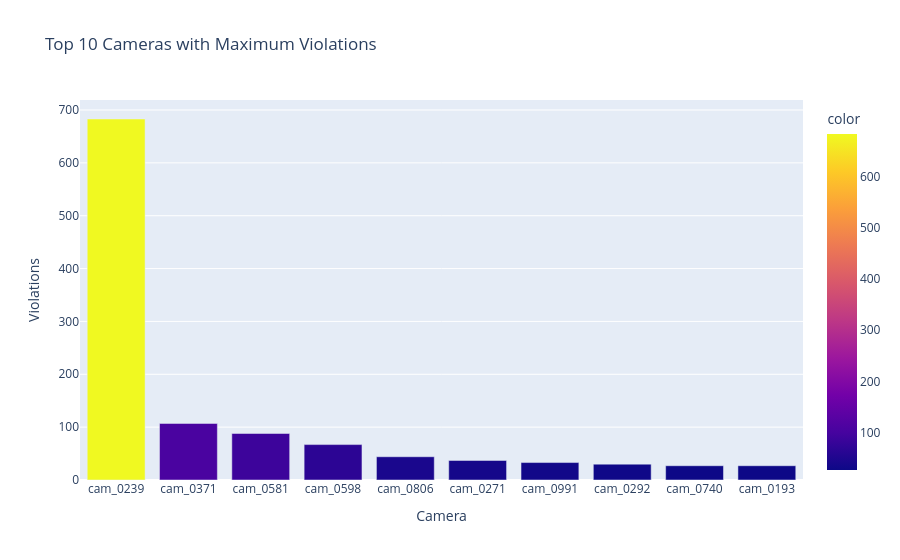

The notebook cell saved with this chart:
### Code cell
fig = px.bar(
    x=camera_counts.index,
    y=camera_counts.values,
    title="Top 10 Cameras with Maximum Violations",
    labels={
        'x':'Camera',
        'y':'Violations'
    },
    color=camera_counts.values
)

fig.show()

### Figure 1 — Plotly figure (JSON) as saved in the notebook; plotly's stock layout.template omitted (floating-point values rounded to 4 significant figures)
{"data": [{"alignmentgroup": "True", "hovertemplate": "Camera=%{x}<br>Violations=%{y}<br>color=%{marker.color}<extra></extra>", "legendgroup": "", "marker": {"color": [683, 107, 88, 67, 44, 37, 33, 30, 27, 27], "coloraxis": "coloraxis", "pattern": {"shape": ""}}, "name": "", "offsetgroup": "", "orientation": "v", "showlegend": false, "textposition": "auto", "type": "bar", "x": ["cam_0239", "cam_0371", "cam_0581", "cam_0598", "cam_0806", "cam_0271", "cam_0991", "cam_0292", "cam_0740", "cam_0193"], "xaxis": "x", "y": [683, 107, 88, 67, 44, 37, 33, 30, 27, 27], "yaxis": "y"}], "layout": {"autosize": true, "barmode": "relative", "coloraxis": {"colorbar": {"title": {"text": "color"}}, "colorscale": [[0, "#0d0887"], [0.1111, "#46039f"], [0.2222, "#7201a8"], [0.3333, "#9c179e"], [0.4444, "#bd3786"], [0.5556, "#d8576b"], [0.6667, "#ed7953"], [0.7778, "#fb9f3a"], [0.8889, "#fdca26"], [1, "#f0f921"]]}, "legend": {"tracegroupgap": 0}, "title": {"text": "Top 10 Cameras with Maximum Violations"}, "xaxis": {"anchor": "y", "autorange": true, "domain": [0, 1], "range": [-0.5, 9.5], "title": {"text": "Camera"}, "type": "category"}, "yaxis": {"anchor": "x", "autorange": true, "domain": [0, 1], "range": [0, 718.9], "title": {"text": "Violations"}, "type": "linear"}}}
